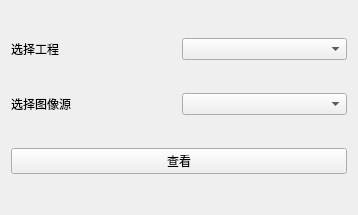
<?xml version="1.0" encoding="UTF-8"?>
<ui version="4.0">
 <class>Deformation_Average</class>
 <widget class="QWidget" name="Deformation_Average">
  <property name="geometry">
   <rect>
    <x>0</x>
    <y>0</y>
    <width>358</width>
    <height>215</height>
   </rect>
  </property>
  <property name="windowTitle">
   <string>SBAS形变时间序列查看</string>
  </property>
  <property name="windowIcon">
   <iconset resource="../QtWidgetsApplication3.qrc">
    <normaloff>:/QtWidgetsApplication3/icon/InSARapp.ico</normaloff>:/QtWidgetsApplication3/icon/InSARapp.ico</iconset>
  </property>
  <layout class="QGridLayout" name="gridLayout_3">
   <item row="1" column="1">
    <widget class="QComboBox" name="comboBox_2"/>
   </item>
   <item row="0" column="1">
    <widget class="QComboBox" name="comboBox"/>
   </item>
   <item row="2" column="0" colspan="2">
    <widget class="QPushButton" name="Preview">
     <property name="text">
      <string>查看</string>
     </property>
    </widget>
   </item>
   <item row="0" column="0">
    <widget class="QLabel" name="label">
     <property name="text">
      <string>选择工程</string>
     </property>
    </widget>
   </item>
   <item row="1" column="0">
    <widget class="QLabel" name="label_2">
     <property name="text">
      <string>选择图像源</string>
     </property>
    </widget>
   </item>
  </layout>
 </widget>
 <resources>
  <include location="../QtWidgetsApplication3.qrc"/>
 </resources>
 <connections/>
</ui>
